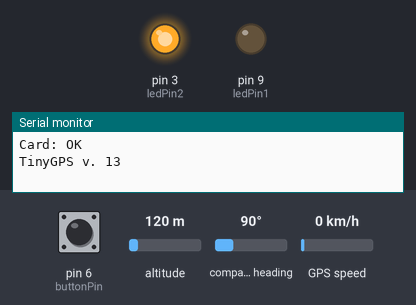
Simulated run of this sketch. Board: Arduino Uno, built with avr-gcc and run on an emulated ATmega328P. On the bench: output pins drawn as LEDs (lit = HIGH), the last lines printed to the serial monitor. The test bench sets the inputs (shaded band); at power-on: pin 6 (buttonPin) HIGH, altitude 120 m, compass heading 90°, GPS speed 0 km/h. Storage starts empty; the GPS gets a fix after 3 s at 37.7749, -122.4194 with 8 satellites.

Above: at 1.2 s.
1.3 s: pin 6 (buttonPin) pulled LOW for 3.2 s
At 5.3 s:
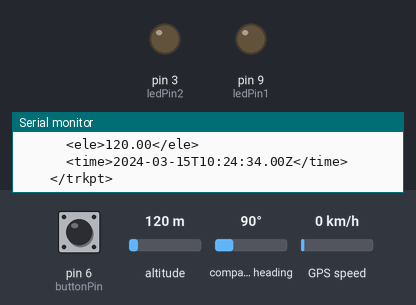
6.0 s: pin 6 (buttonPin) pulled LOW for 1 s
At 7.1 s:
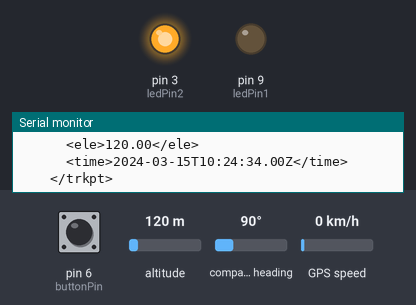
Timing chart, 0 to 9.0 s (numbered marks = the images above; inputs shaded):
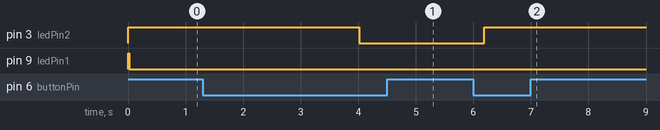

The sketch:

GPS_e_SD.ino
```cpp
/* Tratto dall'esempio "Simply TinyGPS" di Mikal Hart
   e modificato da Simone Dall'Asta per integrare
   l'inserimento in scheda SD e aggiunta di misurazione
   di altitudine e velocità.

   http://www.dallaf.it/simo
*/

#include <SoftwareSerial.h>
#include <SPI.h>
#include <SD.h>
#include <TinyGPS.h>

TinyGPS gps;
SoftwareSerial ss(8,7);
File file;
const int buttonPin = 6;     // the number of the pushbutton pin
const int ledPin1 =  9;      // the number of the LED pin
const int ledPin2 =  3;      // the number of the LED pin
long	p_tempo =0L;
byte	stato_pre =0;
byte	stato_att =0;
char	coord[15];
long	ultdat =0L;
long	ulttim =0L;
float	ultlat;
int		disattivo =0;
int		errore =0;

void setup()
{
	pinMode(ledPin1, OUTPUT);
	pinMode(ledPin2, OUTPUT);
	pinMode(buttonPin, INPUT);
	digitalWrite(buttonPin, HIGH);
	digitalWrite(ledPin1, HIGH);
	digitalWrite(ledPin2, HIGH);
	*coord ='\0';
	Serial.begin(9600);
	ss.begin(9600);

	Serial.print("Card: ");
	if (!SD.begin(4)) //il Pin 7 è collegato a CS
	{
		Serial.println("KO!");
		return;
	}
	Serial.println("OK");
	digitalWrite(ledPin1, LOW);

	Serial.print("TinyGPS v. ");
	Serial.println(TinyGPS::library_version());
	Serial.println();
}

void loop()
{
	bool newData = false;
	unsigned long chars;
	unsigned short sentences, failed;
	char	appo[40];
	int  pulstat =digitalRead(buttonPin);

	if (!pulstat)
	{
		if (!p_tempo)
			p_tempo =millis();
		else
		{

			ultdat =0L;
			if (!disattivo)
				disattivo =1;
			stato_att =(!stato_att ? 1 : 0);
		}
	}
	else	if(p_tempo)
		disattivo =p_tempo =0;

	if (stato_att !=stato_pre)
	{
		*coord ='\0';
		stato_pre =stato_att;
		if (!stato_att)
			digitalWrite(ledPin2, HIGH);
		else
			digitalWrite(ledPin2, LOW);
	}
  // For one second we parse GPS data and report some key values
	for (unsigned long start = millis(); millis() - start < 1000;)
	{
		while (ss.available())
		{
			char c = ss.read();
//			Serial.write(c); // uncomment this line if you want to see the GPS data flowing
			if (gps.encode(c)) // Did a new valid sentence come in?
				newData = true;
		}
	}

	if (newData)
	{
		float flat, flon;
		unsigned long data_ddmmyy, time_hhmmsscc, age_ms;
		float speed_kmh = 0;
		float altitude_m;
		unsigned long age;
		unsigned long datatt;

		gps.f_get_position(&flat, &flon, &age);
		gps.get_datetime(&data_ddmmyy, &time_hhmmsscc, &age_ms);
		speed_kmh = gps.f_speed_kmph();
		altitude_m = gps.f_altitude();

		datatt =(data_ddmmyy %100L) *10000L +((data_ddmmyy /100L) %100L) *100L +(data_ddmmyy /10000L);

		if (datatt <ultdat
		|| (datatt ==ultdat && time_hhmmsscc <ulttim))
			errore++;
		else
			if (ultdat)
		{
			// dato x scontato che alla velocita' di 1200 KMH in 1 secondo
			// si percorrono 0,003 gradi di latitudine
			// se la differenza e' maggiore le coodinate vengono scartate
			float difflat =(flat * 1000.0)-(ultlat * 1000.0);
			unsigned long	secatt;
			unsigned long	secpre;

			if (difflat <.0)
				difflat *= -1.0;
			secatt =((time_hhmmsscc /1000000L) * 3600L) + (((time_hhmmsscc /10000L) %100L)* 60L) + ((time_hhmmsscc /100L) %100L) + ((datatt - ultdat) * 24L * 3600L);
			secpre =(ulttim /1000000L) * 3600L + ((ulttim /10000L) %100L)* 60L + ((ulttim /100L) %100L);
			// Serial.println(difflat);
			Serial.println(secatt -secpre);
			if ((difflat /(secatt -secpre)) >3.0)
				errore++;
			else
				errore =0;
		}
		else
			errore =0;

		if (errore >50)
			errore =0;

		String risultato_gps = "";

		if (age != TinyGPS::GPS_INVALID_FIX_TIME)
		{
			if (!*coord && stato_att)
				sprintf(coord, "%02ld%02ld%04ld", ((data_ddmmyy /100L) %100L), (data_ddmmyy /10000L),(time_hhmmsscc /10000L));

			risultato_gps += "[";
			sprintf(appo, "%02ld/%02ld/%02ld", (data_ddmmyy /10000L), ((data_ddmmyy /100L) %100L), (data_ddmmyy %100L));
			risultato_gps += appo;
			risultato_gps += " alle ";
			sprintf(appo, "%02ld:%02ld:%02ld", (time_hhmmsscc /1000000L), ((time_hhmmsscc /10000L) %100L), ((time_hhmmsscc /100L) %100L));
			risultato_gps += appo;
			risultato_gps += " ]  ";
		}
		long  l_flat =flat *10000000L;
		long  l_flon =flon *10000000L;
		long  l_alti =altitude_m *100L;

		risultato_gps += "LAT=";
		risultato_gps += l_flat /10000000L;
		risultato_gps += ".";
		risultato_gps +=(l_flat <0L ? (l_flat %10000000L * -1L) : (l_flat %10000000L));
		risultato_gps += "-LON=";
		risultato_gps += l_flon /10000000L;
		risultato_gps += ".";
		risultato_gps +=(l_flon <0L ? (l_flon %10000000L * -1L) : (l_flon %10000000L));
		risultato_gps += "-SAT=";
		risultato_gps += gps.satellites();
		risultato_gps += "-PREC=";
		risultato_gps += gps.hdop();
		risultato_gps += "-VEL=";
		risultato_gps += speed_kmh;
		// risultato_gps += "km/h";
		risultato_gps += "-ALT=";
		risultato_gps += altitude_m;
		// risultato_gps += "m s.l.m.";

		if (*coord
		and age != TinyGPS::GPS_INVALID_FIX_TIME
		and flat != TinyGPS::GPS_INVALID_F_ANGLE
		and flon != TinyGPS::GPS_INVALID_F_ANGLE
		and gps.satellites() != TinyGPS::GPS_INVALID_SATELLITES
		and gps.hdop() != TinyGPS::GPS_INVALID_HDOP)
		{
			// digitalWrite(ledPin2, LOW);
			sprintf(appo, "%s.%s", coord, (!errore ? "COO" : "ERC"));
			file = SD.open(appo, FILE_WRITE); //File in scrittura
			if (file) //Se il file è stato aperto correttamente
			{
				Serial.println(risultato_gps);
        // Serial.println("Scrittura su file: ");
				file.println(risultato_gps); //Scrivo su file il numero
				file.close(); //Chiusura file
			}
			else
			{
				Serial.println("ERR: coord");
			}
			sprintf(appo, "%s.%s", coord, (!errore ? "GAR" : "ERG"));

			file = SD.open(appo, FILE_WRITE); //File in scrittura

			if (file) //Se il file Ã¨ stato aperto correttamente
			{
		//<trkpt lat="43.299956" lon="13.735479">
				sprintf(appo, "\t\t<trkpt lat=\"%02ld.%07ld\" lon=\"%02ld.%07ld\">", (l_flat /10000000L), (l_flat <0L ? (l_flat %10000000L * -1L) : (l_flat %10000000L)), (l_flon /10000000L), (l_flon <0L ? (l_flon %10000000L * -1L) : (l_flon %10000000L)));
				Serial.println(appo);
				file.println(appo); //Scrivo su file il numero
		//<ele>664.20001220703125</ele>
				sprintf(appo, "\t\t\t<ele>%01ld.%02ld</ele>", (l_alti /100L), (l_alti %100L));
				Serial.println(appo);
				file.println(appo); //Scrivo su file il numero
		//<time>2017-01-09T09:47:58.000Z</time>
		// sprintf(appo, "\t\t\t<time>20%02ld-%02ld-%02ldT%02ld:%02ld:%02ld.%02ldZ</time>", (data_ddmmyy %100L), ((data_ddmmyy /100L) %100L), (data_ddmmyy /10000L), (time_hhmmsscc /1000000L), ((time_hhmmsscc /10000L) %100L), ((time_hhmmsscc /100L) %100L), (time_hhmmsscc %100L));
				sprintf(appo, "\t\t\t<time>20%02ld-%02ld-%02ld", (data_ddmmyy %100L), ((data_ddmmyy /100L) %100L), (data_ddmmyy /10000L));
				risultato_gps = "";
				risultato_gps +=appo;
				risultato_gps +="T";
				sprintf(appo, "%02ld", (time_hhmmsscc /1000000L));
				risultato_gps +=appo;
				risultato_gps +=":";
				sprintf(appo, "%02ld", ((time_hhmmsscc /10000L) %100L));
				risultato_gps +=appo;
				risultato_gps +=":";
				sprintf(appo, "%02ld", ((time_hhmmsscc /100L) %100L));
				risultato_gps +=appo;
				risultato_gps +=".";
				sprintf(appo, "%02ld", (time_hhmmsscc %100L));
				risultato_gps +=appo;
				risultato_gps +="Z</time>";
		// risultato_gps +="Z";
		// risultato_gps +="</time>";
				Serial.println(risultato_gps);
				file.println(risultato_gps); //Scrivo su file il numero
		//</trkpt>
				strcpy(appo, "\t\t</trkpt>");
				Serial.println(appo);
				file.println(appo); //Scrivo su file il numero

				file.close(); //Chiusura file
			}
			else
				Serial.println("ERR: garmin");

			if (!errore)
			{
				ultdat =datatt;
				ulttim =time_hhmmsscc;
				ultlat =flat;
			}
		}
		risultato_gps = "";
	}

//Lo sketch usa 24.558 byte (76%) dello spazio disponibile per i programmi. Il massimo è 32.256 byte.
//Le variabili globali usano 1.563 byte (76%) di memoria dinamica,
//Lo sketch usa 24.606 byte (76%) dello spazio disponibile per i programmi. Il massimo è 32.256 byte.
//Le variabili globali usano 1.597 byte (77%) di memoria dinamica, lasciando altri 451 byte liberi per le variabili
	gps.stats(&chars, &sentences, &failed);
  // Serial.print(" CHARS=");
  // Serial.print(chars);
  // Serial.print(" SENTENCES=");
  // Serial.print(sentences);
  // Serial.print(" CSUM ERR=");
  // Serial.println(failed);
	if (chars == 0)
		Serial.println("** No charfrom GPS: check wiring **");
	delay(1000);
}
```

Measured:
- after the input at 1.3 s, pin 3 (ledPin2): HIGH → LOW after 2.7 s
- after the input at 6.0 s, pin 3 (ledPin2): LOW → HIGH after 0.19 s
